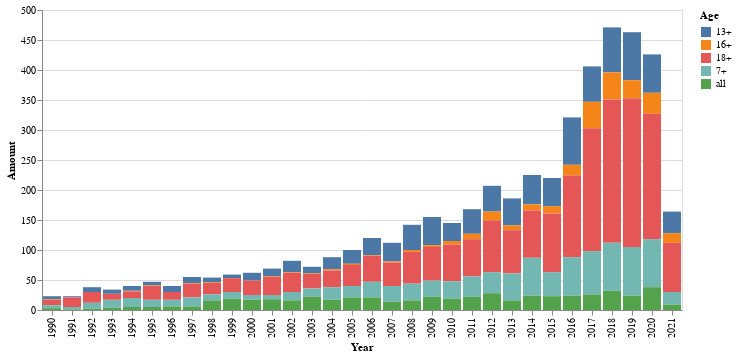

This figure's notebook cell:
### Code cell
import altair as alt

years = base[base['Year'] >= 1990]['Year'].unique()
years.sort()
 
for year in years:
    base_filtrada_year = base[base['Year']==year]
    cantidad_year = base_filtrada_year.groupby(by='Age').count()[['ID']].reset_index()
    cantidad_year.columns = ['Age','Amount']
    cantidad_year['Year'] = year
 
    if year == years[0]:
        df = cantidad_year
    else:
        df = pd.concat([df,cantidad_year])
 
df['Year'] = df['Year'].astype(str)
chart = alt.Chart(df).mark_bar().encode(
    x='Year:O',
    y='Amount:Q',
    color='Age:N'
)
chart

### Figure 1 — Vega-Lite specification as saved in the notebook (floating-point values rounded to 4 significant figures; data arrays with more than 128 entries replaced by an {"elided": "..."} marker saying what was removed)
{"config": {"view": {"continuousWidth": 300, "continuousHeight": 300}}, "data": {"name": "data-b50c0a4b6ece0f0feb0412cc8236ac30"}, "mark": {"type": "bar"}, "encoding": {"color": {"field": "Age", "type": "nominal"}, "x": {"field": "Year", "type": "ordinal"}, "y": {"field": "Amount", "type": "quantitative"}}, "$schema": "https://vega.github.io/schema/vega-lite/v5.17.0.json", "datasets": {"data-b50c0a4b6ece0f0feb0412cc8236ac30": {"elided": "154 records"}}}
